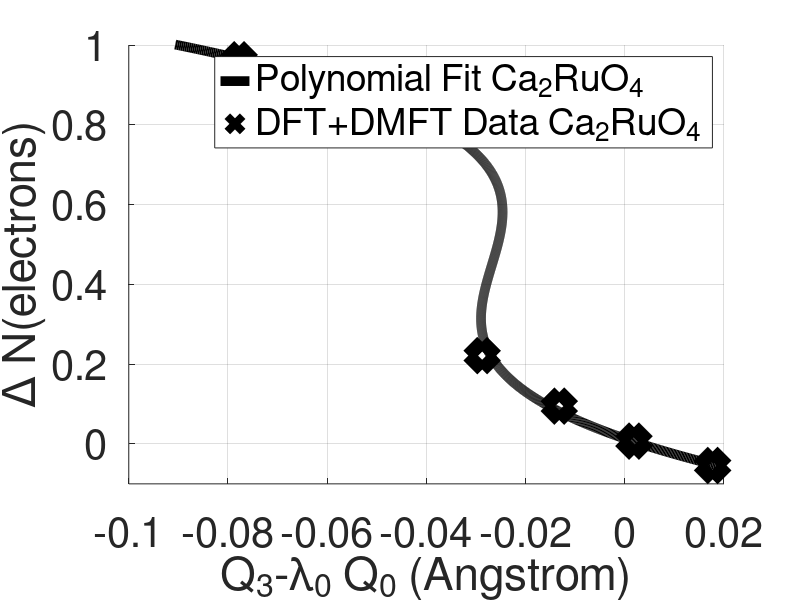
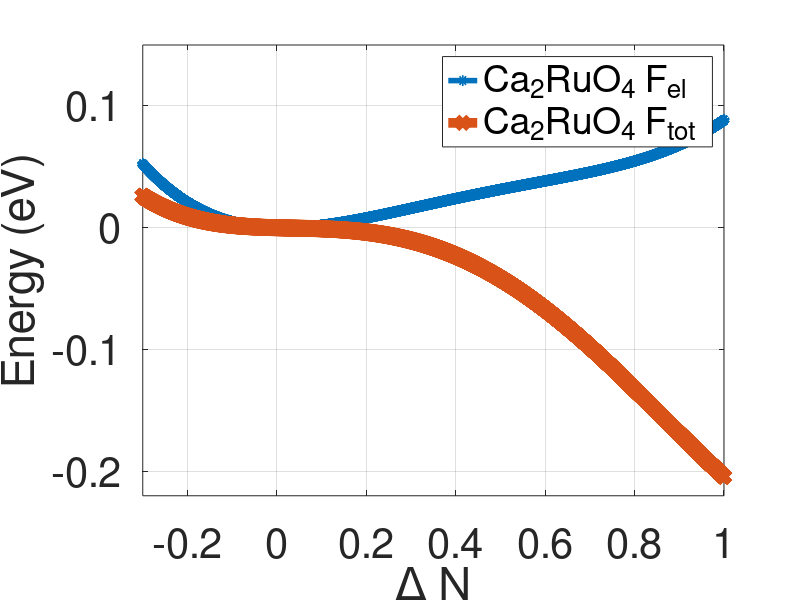

MATLAB code for these plots, in order:
%Script Used To Plot Ca2RuO4, bulk, unstrained data and perform fit.
%Notation follows notation in paper.
clear all


Delta=[0.07608346709470304
0.10698234349919741    
0.1394863563402889
0.1687800963081862
0.1964686998394863
0.2237560192616371
0.2490369181380417]

QlQ=[0.017718737601442727
0.0018524436429215169
-0.013203606853020772
-0.028753074842200202
-0.061188133453561784
-0.07774456266907126]

eta=[ -0.053997569550496616
    0.007031407386226984 
    0.09479662856363047
    0.22139705356736716
      0.9166680746810847
       0.963067565196483  ]




QQiang=QlQ(:,1);
NQiang=eta(:,1);
lambda0=0.45;
F3=-2.8;

objectiveFunc=@(p)sum((F3*QQiang'-p(1)-p(2)*NQiang'-p(3)*NQiang'.^2-p(4)*NQiang'.^3).^2)
p0 = [ 1 1 1 1 ];
p = fminsearch( objectiveFunc, p0 );
NgridPlot=[-0.3:0.001:1.2]
s0=p(1)
a=p(2);
b=p(3);
c=p(4);
d=0;
figure

hold on
plot((d*NgridPlot.^5+c*NgridPlot.^3+b*NgridPlot.^2+a*NgridPlot.^1+s0)/(F3),NgridPlot,'k','LineWidth',7)
hold on
plot(QQiang,NQiang,'dk','MarkerSize',20,'LineWidth',10)

set(gca,'FontSize',30)
axis([-0.1 0.02 -0.1 1.0 ])
legend('Polynomial Fit Ca_2RuO_4','DFT+DMFT Data Ca_2RuO_4')
grid on
xlabel('Q_3-\lambda_0 Q_0 (Angstrom)')
ylabel('\Delta N(electrons)')




K=[17.69 7.63
   7.63   46.16]
k33=K(1,1)
k03=K(1,2)
k00=K(2,2)



CorrD=-F3^2*[ 1 -lambda0]*inv(K)*[1 ; -lambda0];


ap=a+CorrD;
figure
NgridPlot=[-0.3:0.0001:1.0]

plot(NgridPlot,(d*NgridPlot.^6)/6+c*(NgridPlot.^4)/4+b*(NgridPlot.^3)/3+a*(NgridPlot.^2)/2+s0*NgridPlot,'-o','LineWidth',4,'MarkerSize',4)
hold on
plot(NgridPlot,(d*NgridPlot.^6)/6+c*(NgridPlot.^4)/4+b*(NgridPlot.^3)/3+ap*(NgridPlot.^2)/2+s0*NgridPlot,'-d','LineWidth',7,'MarkerSize',7)
axis([-0.3 1.0 -0.22 0.15])
legend('Ca_2RuO_4 F_{el}', 'Ca_2RuO_4 F_{tot} ' )
xlabel('\Delta N')
ylabel('Energy (eV)')
set(gca,'FontSize',30)
grid on
